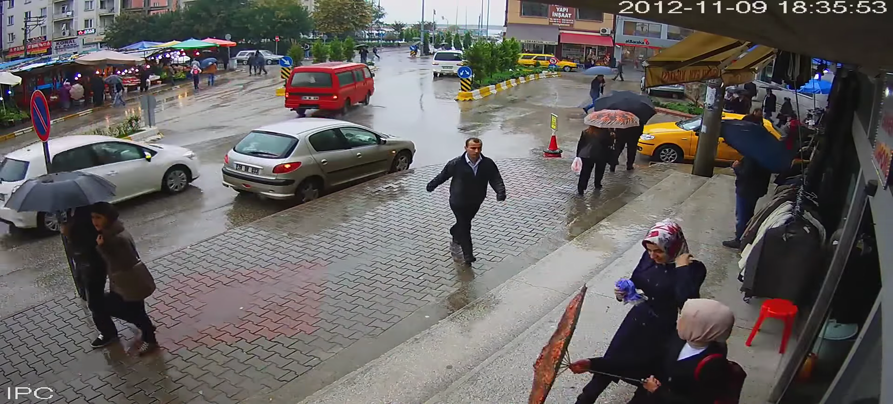
#> input picture DIP_HW2/inputs/P4/pavement_1.png, 893 x 404 px, found by its file name
$ python q4.py
#> lines starting #> are read from the running program, lines starting #| are printed output that depends on the picture; after the words box and inside, x2 and y2 are one past the last pixel; in counts of white or black regions, pixels touching at a corner belong together
import numpy as np
import matplotlib.pyplot as plt
from skimage import io
import cv2
import math
from matplotlib.pyplot import cm
import scipy
from scipy import signal

###### picture 1 ###########
img = cv2.imread('pavement_1.png')
#> img is the input picture: shape (404, 893, 3); mean B, G, R 96.6, 98, 102.2
data=np.asarray(img)
imgplot = plt.imshow(cv2.cvtColor(img, cv2.COLOR_BGR2RGB))
print(data)
#> (printed output is left out)
print(data.shape)
#| (404, 893, 3)
plt.title("original image")
plt.figure()
# plt.show()

img1 = cv2.imread('pavement_2.png')
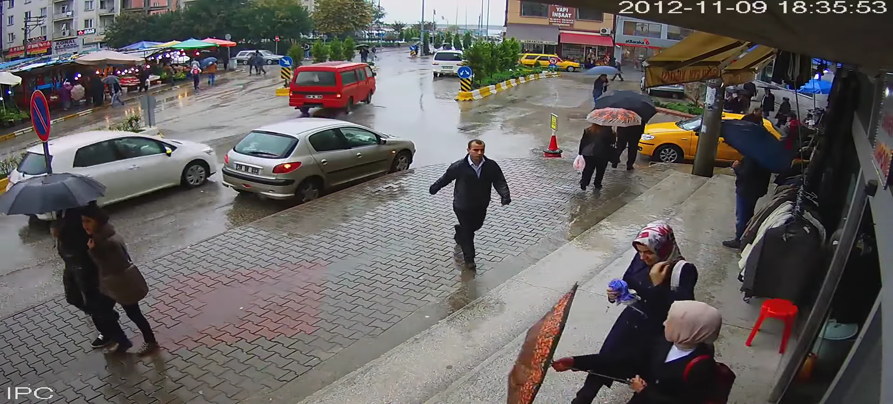
#> input picture DIP_HW2/inputs/P4/pavement_2.png, 893 x 404 px, found by its file name
#> img1 is the input picture: shape (404, 893, 3); mean B, G, R 96.4, 98, 102.4
data1=np.asarray(img1)
plt.imshow(cv2.cvtColor(img1, cv2.COLOR_BGR2RGB))
print(data1)
#> (printed output is left out)
print(data1.shape)
#| (404, 893, 3)
plt.title("original image_2")
# plt.figure()
plt.show()

# img_gray = io.imread('highway_1.png', as_gray=True)
img_gray = cv2.cvtColor(img, cv2.COLOR_BGR2GRAY)
print(img_gray)
#> (printed output is left out)
print(img_gray.shape)
#| (404, 893)
plt.imshow(img_gray,cmap=cm.gray)
plt.title("original image _1 gray_scale")
plt.figure()

# plt.show()

img_gray_2 = cv2.cvtColor(img1, cv2.COLOR_BGR2GRAY)
print(img_gray_2)
#> (printed output is left out)
print(img_gray_2.shape)
#| (404, 893)
plt.imshow(img_gray_2,cmap=cm.gray)
plt.title("original image _2 gray_scale")
plt.show()
array=np.empty((img_gray_2.shape[0],img_gray_2.shape[1],4))
for k in range(8):
    # k=0
    result=(np.floor(img_gray/(2**k)))%2
    print(result)

    plt.imshow(result,cmap=cm.gray)
    plt.title(" %ith bit_plane"% (k+1))
    # plt.show()
    plt.figure()

    result2=(np.floor(img_gray_2/(2**k)))%2
    print(result2)
    plt.imshow(result2,cmap=cm.gray)
    plt.title("%ith bit_plane for seconed image" % (k + 1))
    plt.figure()
    # plt.show()

    XOR=np.logical_xor(result,result2)
    plt.imshow(XOR,cmap=cm.gray)
    plt.title("XOR for  %i th bit_plane"% (k+1))
    plt.show()
    if k>=4:
        array[:,:,k-4]=XOR
#> this loop made 8 passes
#> (printed output is left out)
#> pass 1, `result=(np.floor(img_gray/(2**k)))%2`:
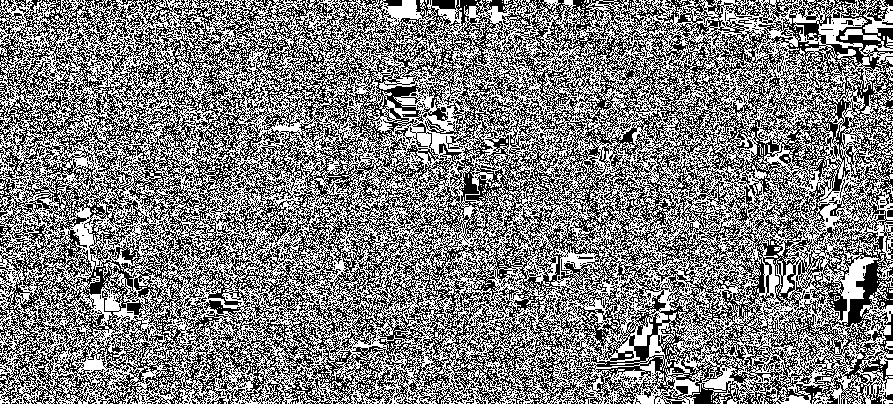
#> result: shape (404, 893) float64; values 0 (black) and 1 (white), 50.3% white; black in thin lines or dots
#> pass 1, `result2=(np.floor(img_gray_2/(2**k)))%2`:
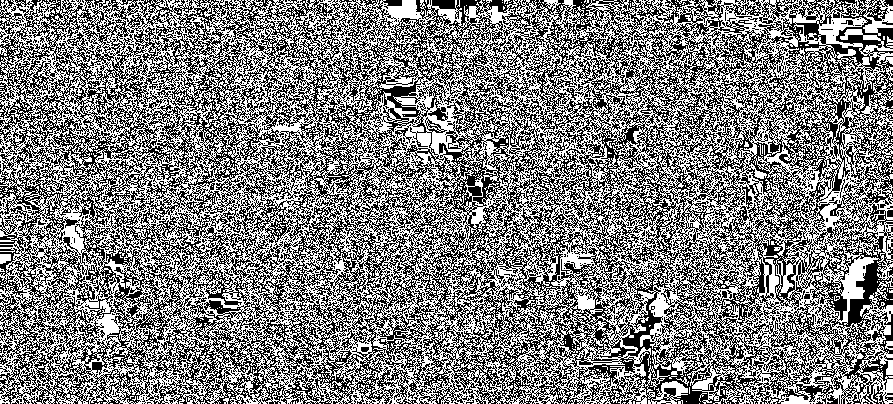
#> result2: shape (404, 893) float64; values 0 (black) and 1 (white), 50.3% white; black in thin lines or dots
#> pass 1, `XOR=np.logical_xor(result,result2)`:
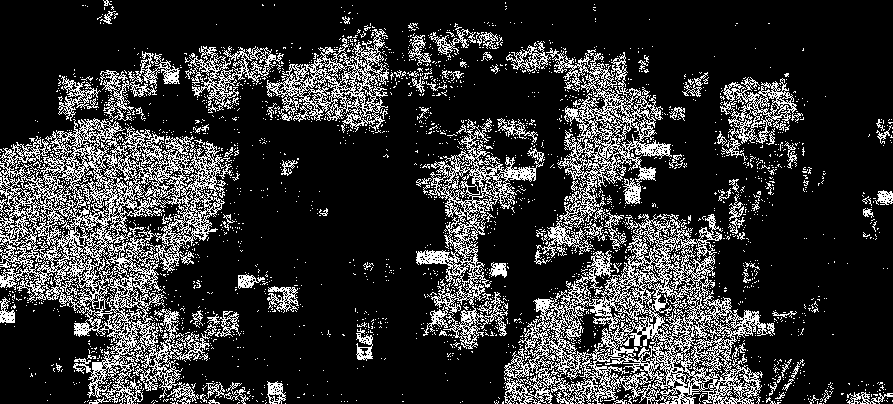
#> XOR: shape (404, 893) bool; 19.9% white in thin lines or dots
#> after the loop:
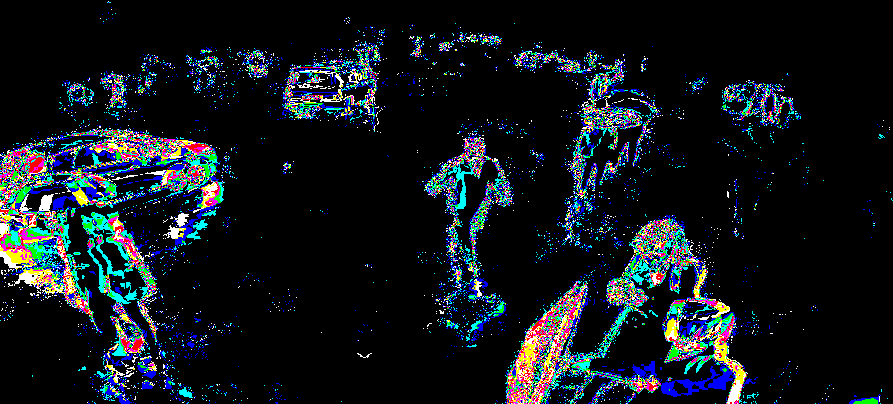
#> array: shape (404, 893, 4) float64; mean of channels 0, 1, 2, 3 0.113, 0.0932, 0.0687, 0.0493; drawn as B, G, R
#> after the loop:
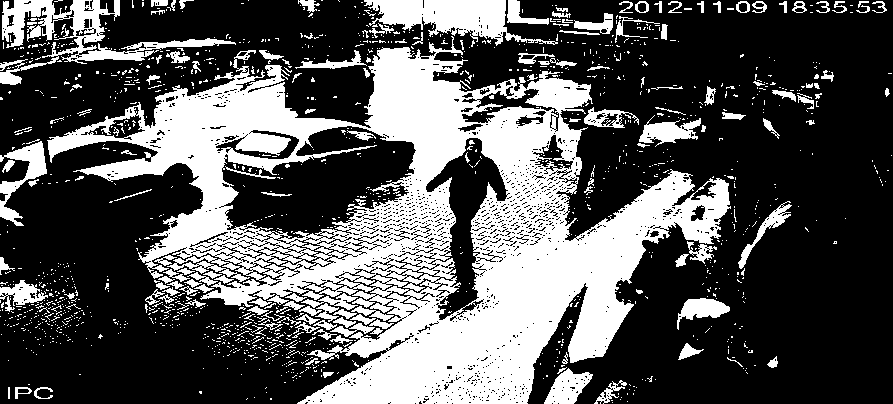
#> result: shape (404, 893) float64; values 0 (black) and 1 (white), 33.8% white; 1423 white regions (1269 under 20 px), largest, box (x1, y1, x2, y2) and area: (47, 36, 731, 404) 91847, (0, 0, 236, 85) 4871, (364, 0, 558, 46) 4132
print(array)
#> (printed output is left out)
print(array.shape)
#| (404, 893, 4)
final_result=0
for k in range(4):
    temp=(2**k)*array[:,:,k]
    final_result=final_result+temp
plt.imshow(final_result,cmap='gray')
plt.title("final_image")
plt.show()

result1 = signal.medfilt2d(final_result,[3,3])
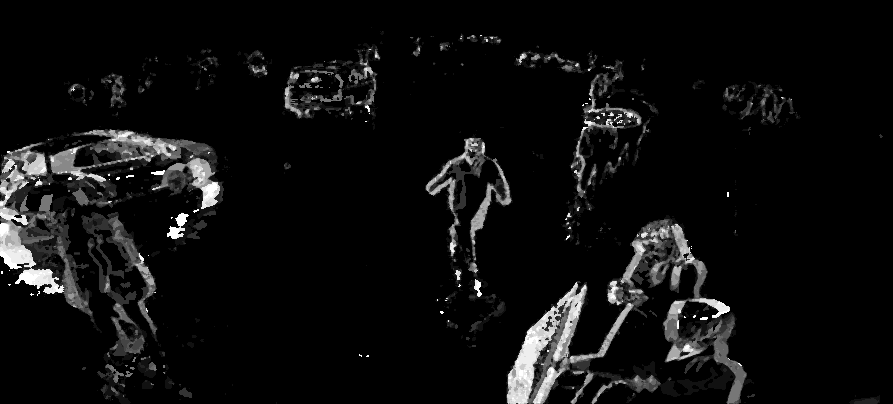
#> result1: shape (404, 893) float64; min 0, max 15, mean 0.839; drawn with min black and max white

plt.imshow(result1,cmap='gray')
plt.title("final_image after enhancing")
plt.show()
